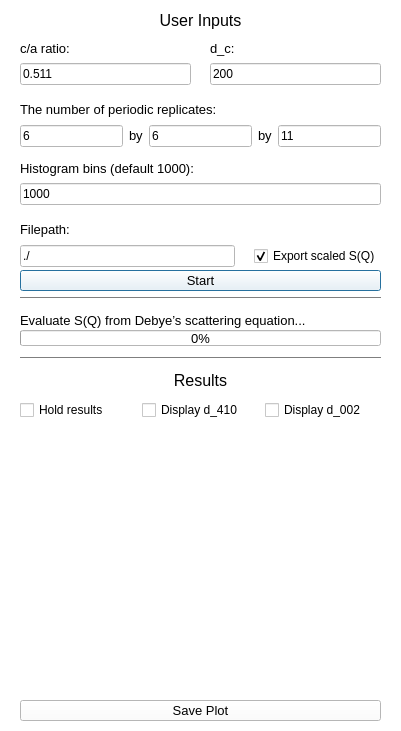
<?xml version="1.0" encoding="UTF-8"?>
<ui version="4.0">
 <class>Dialog</class>
 <widget class="QDialog" name="Dialog">
  <property name="geometry">
   <rect>
    <x>0</x>
    <y>0</y>
    <width>401</width>
    <height>731</height>
   </rect>
  </property>
  <property name="palette">
   <palette>
    <active>
     <colorrole role="WindowText">
      <brush brushstyle="SolidPattern">
       <color alpha="255">
        <red>0</red>
        <green>0</green>
        <blue>0</blue>
       </color>
      </brush>
     </colorrole>
     <colorrole role="Button">
      <brush brushstyle="SolidPattern">
       <color alpha="255">
        <red>255</red>
        <green>255</green>
        <blue>255</blue>
       </color>
      </brush>
     </colorrole>
     <colorrole role="Light">
      <brush brushstyle="SolidPattern">
       <color alpha="255">
        <red>255</red>
        <green>255</green>
        <blue>255</blue>
       </color>
      </brush>
     </colorrole>
     <colorrole role="Midlight">
      <brush brushstyle="SolidPattern">
       <color alpha="255">
        <red>255</red>
        <green>255</green>
        <blue>255</blue>
       </color>
      </brush>
     </colorrole>
     <colorrole role="Dark">
      <brush brushstyle="SolidPattern">
       <color alpha="255">
        <red>127</red>
        <green>127</green>
        <blue>127</blue>
       </color>
      </brush>
     </colorrole>
     <colorrole role="Mid">
      <brush brushstyle="SolidPattern">
       <color alpha="255">
        <red>170</red>
        <green>170</green>
        <blue>170</blue>
       </color>
      </brush>
     </colorrole>
     <colorrole role="Text">
      <brush brushstyle="SolidPattern">
       <color alpha="255">
        <red>0</red>
        <green>0</green>
        <blue>0</blue>
       </color>
      </brush>
     </colorrole>
     <colorrole role="BrightText">
      <brush brushstyle="SolidPattern">
       <color alpha="255">
        <red>255</red>
        <green>255</green>
        <blue>255</blue>
       </color>
      </brush>
     </colorrole>
     <colorrole role="ButtonText">
      <brush brushstyle="SolidPattern">
       <color alpha="255">
        <red>0</red>
        <green>0</green>
        <blue>0</blue>
       </color>
      </brush>
     </colorrole>
     <colorrole role="Base">
      <brush brushstyle="SolidPattern">
       <color alpha="255">
        <red>255</red>
        <green>255</green>
        <blue>255</blue>
       </color>
      </brush>
     </colorrole>
     <colorrole role="Window">
      <brush brushstyle="SolidPattern">
       <color alpha="255">
        <red>255</red>
        <green>255</green>
        <blue>255</blue>
       </color>
      </brush>
     </colorrole>
     <colorrole role="Shadow">
      <brush brushstyle="SolidPattern">
       <color alpha="255">
        <red>0</red>
        <green>0</green>
        <blue>0</blue>
       </color>
      </brush>
     </colorrole>
     <colorrole role="AlternateBase">
      <brush brushstyle="SolidPattern">
       <color alpha="255">
        <red>255</red>
        <green>255</green>
        <blue>255</blue>
       </color>
      </brush>
     </colorrole>
     <colorrole role="ToolTipBase">
      <brush brushstyle="SolidPattern">
       <color alpha="255">
        <red>255</red>
        <green>255</green>
        <blue>220</blue>
       </color>
      </brush>
     </colorrole>
     <colorrole role="ToolTipText">
      <brush brushstyle="SolidPattern">
       <color alpha="255">
        <red>0</red>
        <green>0</green>
        <blue>0</blue>
       </color>
      </brush>
     </colorrole>
     <colorrole role="PlaceholderText">
      <brush brushstyle="SolidPattern">
       <color alpha="128">
        <red>0</red>
        <green>0</green>
        <blue>0</blue>
       </color>
      </brush>
     </colorrole>
    </active>
    <inactive>
     <colorrole role="WindowText">
      <brush brushstyle="SolidPattern">
       <color alpha="255">
        <red>0</red>
        <green>0</green>
        <blue>0</blue>
       </color>
      </brush>
     </colorrole>
     <colorrole role="Button">
      <brush brushstyle="SolidPattern">
       <color alpha="255">
        <red>255</red>
        <green>255</green>
        <blue>255</blue>
       </color>
      </brush>
     </colorrole>
     <colorrole role="Light">
      <brush brushstyle="SolidPattern">
       <color alpha="255">
        <red>255</red>
        <green>255</green>
        <blue>255</blue>
       </color>
      </brush>
     </colorrole>
     <colorrole role="Midlight">
      <brush brushstyle="SolidPattern">
       <color alpha="255">
        <red>255</red>
        <green>255</green>
        <blue>255</blue>
       </color>
      </brush>
     </colorrole>
     <colorrole role="Dark">
      <brush brushstyle="SolidPattern">
       <color alpha="255">
        <red>127</red>
        <green>127</green>
        <blue>127</blue>
       </color>
      </brush>
     </colorrole>
     <colorrole role="Mid">
      <brush brushstyle="SolidPattern">
       <color alpha="255">
        <red>170</red>
        <green>170</green>
        <blue>170</blue>
       </color>
      </brush>
     </colorrole>
     <colorrole role="Text">
      <brush brushstyle="SolidPattern">
       <color alpha="255">
        <red>0</red>
        <green>0</green>
        <blue>0</blue>
       </color>
      </brush>
     </colorrole>
     <colorrole role="BrightText">
      <brush brushstyle="SolidPattern">
       <color alpha="255">
        <red>255</red>
        <green>255</green>
        <blue>255</blue>
       </color>
      </brush>
     </colorrole>
     <colorrole role="ButtonText">
      <brush brushstyle="SolidPattern">
       <color alpha="255">
        <red>0</red>
        <green>0</green>
        <blue>0</blue>
       </color>
      </brush>
     </colorrole>
     <colorrole role="Base">
      <brush brushstyle="SolidPattern">
       <color alpha="255">
        <red>255</red>
        <green>255</green>
        <blue>255</blue>
       </color>
      </brush>
     </colorrole>
     <colorrole role="Window">
      <brush brushstyle="SolidPattern">
       <color alpha="255">
        <red>255</red>
        <green>255</green>
        <blue>255</blue>
       </color>
      </brush>
     </colorrole>
     <colorrole role="Shadow">
      <brush brushstyle="SolidPattern">
       <color alpha="255">
        <red>0</red>
        <green>0</green>
        <blue>0</blue>
       </color>
      </brush>
     </colorrole>
     <colorrole role="AlternateBase">
      <brush brushstyle="SolidPattern">
       <color alpha="255">
        <red>255</red>
        <green>255</green>
        <blue>255</blue>
       </color>
      </brush>
     </colorrole>
     <colorrole role="ToolTipBase">
      <brush brushstyle="SolidPattern">
       <color alpha="255">
        <red>255</red>
        <green>255</green>
        <blue>220</blue>
       </color>
      </brush>
     </colorrole>
     <colorrole role="ToolTipText">
      <brush brushstyle="SolidPattern">
       <color alpha="255">
        <red>0</red>
        <green>0</green>
        <blue>0</blue>
       </color>
      </brush>
     </colorrole>
     <colorrole role="PlaceholderText">
      <brush brushstyle="SolidPattern">
       <color alpha="128">
        <red>0</red>
        <green>0</green>
        <blue>0</blue>
       </color>
      </brush>
     </colorrole>
    </inactive>
    <disabled>
     <colorrole role="WindowText">
      <brush brushstyle="SolidPattern">
       <color alpha="255">
        <red>127</red>
        <green>127</green>
        <blue>127</blue>
       </color>
      </brush>
     </colorrole>
     <colorrole role="Button">
      <brush brushstyle="SolidPattern">
       <color alpha="255">
        <red>255</red>
        <green>255</green>
        <blue>255</blue>
       </color>
      </brush>
     </colorrole>
     <colorrole role="Light">
      <brush brushstyle="SolidPattern">
       <color alpha="255">
        <red>255</red>
        <green>255</green>
        <blue>255</blue>
       </color>
      </brush>
     </colorrole>
     <colorrole role="Midlight">
      <brush brushstyle="SolidPattern">
       <color alpha="255">
        <red>255</red>
        <green>255</green>
        <blue>255</blue>
       </color>
      </brush>
     </colorrole>
     <colorrole role="Dark">
      <brush brushstyle="SolidPattern">
       <color alpha="255">
        <red>127</red>
        <green>127</green>
        <blue>127</blue>
       </color>
      </brush>
     </colorrole>
     <colorrole role="Mid">
      <brush brushstyle="SolidPattern">
       <color alpha="255">
        <red>170</red>
        <green>170</green>
        <blue>170</blue>
       </color>
      </brush>
     </colorrole>
     <colorrole role="Text">
      <brush brushstyle="SolidPattern">
       <color alpha="255">
        <red>127</red>
        <green>127</green>
        <blue>127</blue>
       </color>
      </brush>
     </colorrole>
     <colorrole role="BrightText">
      <brush brushstyle="SolidPattern">
       <color alpha="255">
        <red>255</red>
        <green>255</green>
        <blue>255</blue>
       </color>
      </brush>
     </colorrole>
     <colorrole role="ButtonText">
      <brush brushstyle="SolidPattern">
       <color alpha="255">
        <red>127</red>
        <green>127</green>
        <blue>127</blue>
       </color>
      </brush>
     </colorrole>
     <colorrole role="Base">
      <brush brushstyle="SolidPattern">
       <color alpha="255">
        <red>255</red>
        <green>255</green>
        <blue>255</blue>
       </color>
      </brush>
     </colorrole>
     <colorrole role="Window">
      <brush brushstyle="SolidPattern">
       <color alpha="255">
        <red>255</red>
        <green>255</green>
        <blue>255</blue>
       </color>
      </brush>
     </colorrole>
     <colorrole role="Shadow">
      <brush brushstyle="SolidPattern">
       <color alpha="255">
        <red>0</red>
        <green>0</green>
        <blue>0</blue>
       </color>
      </brush>
     </colorrole>
     <colorrole role="AlternateBase">
      <brush brushstyle="SolidPattern">
       <color alpha="255">
        <red>255</red>
        <green>255</green>
        <blue>255</blue>
       </color>
      </brush>
     </colorrole>
     <colorrole role="ToolTipBase">
      <brush brushstyle="SolidPattern">
       <color alpha="255">
        <red>255</red>
        <green>255</green>
        <blue>220</blue>
       </color>
      </brush>
     </colorrole>
     <colorrole role="ToolTipText">
      <brush brushstyle="SolidPattern">
       <color alpha="255">
        <red>0</red>
        <green>0</green>
        <blue>0</blue>
       </color>
      </brush>
     </colorrole>
     <colorrole role="PlaceholderText">
      <brush brushstyle="SolidPattern">
       <color alpha="128">
        <red>0</red>
        <green>0</green>
        <blue>0</blue>
       </color>
      </brush>
     </colorrole>
    </disabled>
   </palette>
  </property>
  <property name="windowTitle">
   <string>Dialog</string>
  </property>
  <widget class="QLabel" name="label_4">
   <property name="geometry">
    <rect>
     <x>20</x>
     <y>10</y>
     <width>361</width>
     <height>21</height>
    </rect>
   </property>
   <property name="font">
    <font>
     <family>Arial</family>
    </font>
   </property>
   <property name="text">
    <string>&lt;html&gt;&lt;head/&gt;&lt;body&gt;&lt;p align=&quot;center&quot;&gt;&lt;span style=&quot; font-size:12pt;&quot;&gt;User Inputs&lt;/span&gt;&lt;/p&gt;&lt;/body&gt;&lt;/html&gt;</string>
   </property>
  </widget>
  <widget class="Line" name="line">
   <property name="geometry">
    <rect>
     <x>20</x>
     <y>290</y>
     <width>361</width>
     <height>16</height>
    </rect>
   </property>
   <property name="font">
    <font>
     <family>Arial</family>
    </font>
   </property>
   <property name="orientation">
    <enum>Qt::Horizontal</enum>
   </property>
  </widget>
  <widget class="QLabel" name="label_r_ca_3">
   <property name="geometry">
    <rect>
     <x>20</x>
     <y>310</y>
     <width>361</width>
     <height>21</height>
    </rect>
   </property>
   <property name="font">
    <font>
     <family>Arial</family>
     <pointsize>10</pointsize>
    </font>
   </property>
   <property name="text">
    <string>&lt;html&gt;&lt;head/&gt;&lt;body&gt;&lt;p&gt;&lt;span style=&quot; font-size:10pt;&quot;&gt;Evaluate S(Q) from Debye’s scattering equation...&lt;/span&gt;&lt;/p&gt;&lt;/body&gt;&lt;/html&gt;</string>
   </property>
  </widget>
  <widget class="QProgressBar" name="progressBar">
   <property name="geometry">
    <rect>
     <x>20</x>
     <y>330</y>
     <width>361</width>
     <height>16</height>
    </rect>
   </property>
   <property name="font">
    <font>
     <family>Arial</family>
     <pointsize>10</pointsize>
    </font>
   </property>
   <property name="autoFillBackground">
    <bool>false</bool>
   </property>
   <property name="value">
    <number>0</number>
   </property>
  </widget>
  <widget class="QLabel" name="label_8">
   <property name="geometry">
    <rect>
     <x>20</x>
     <y>370</y>
     <width>361</width>
     <height>21</height>
    </rect>
   </property>
   <property name="font">
    <font>
     <family>Arial</family>
    </font>
   </property>
   <property name="text">
    <string>&lt;html&gt;&lt;head/&gt;&lt;body&gt;&lt;p align=&quot;center&quot;&gt;&lt;span style=&quot; font-size:12pt;&quot;&gt;Results&lt;/span&gt;&lt;/p&gt;&lt;/body&gt;&lt;/html&gt;</string>
   </property>
  </widget>
  <widget class="Line" name="line_2">
   <property name="geometry">
    <rect>
     <x>20</x>
     <y>350</y>
     <width>361</width>
     <height>16</height>
    </rect>
   </property>
   <property name="font">
    <font>
     <family>Arial</family>
    </font>
   </property>
   <property name="orientation">
    <enum>Qt::Horizontal</enum>
   </property>
  </widget>
  <widget class="MplWidget" name="widget" native="true">
   <property name="geometry">
    <rect>
     <x>20</x>
     <y>419</y>
     <width>361</width>
     <height>271</height>
    </rect>
   </property>
  </widget>
  <widget class="QPushButton" name="pushButton_start">
   <property name="geometry">
    <rect>
     <x>20</x>
     <y>270</y>
     <width>361</width>
     <height>21</height>
    </rect>
   </property>
   <property name="font">
    <font>
     <family>Arial</family>
     <pointsize>10</pointsize>
    </font>
   </property>
   <property name="toolTip">
    <string>&lt;html&gt;&lt;head/&gt;&lt;body&gt;&lt;p&gt;Evaluate and plot&lt;/p&gt;&lt;/body&gt;&lt;/html&gt;</string>
   </property>
   <property name="text">
    <string>Start</string>
   </property>
  </widget>
  <widget class="QPushButton" name="pushButton_save_plot">
   <property name="geometry">
    <rect>
     <x>20</x>
     <y>700</y>
     <width>361</width>
     <height>21</height>
    </rect>
   </property>
   <property name="font">
    <font>
     <family>Arial</family>
     <pointsize>10</pointsize>
    </font>
   </property>
   <property name="toolTip">
    <string>&lt;html&gt;&lt;head/&gt;&lt;body&gt;&lt;p&gt;Evaluate and plot&lt;/p&gt;&lt;/body&gt;&lt;/html&gt;</string>
   </property>
   <property name="text">
    <string>Save Plot</string>
   </property>
  </widget>
  <widget class="QWidget" name="layoutWidget">
   <property name="geometry">
    <rect>
     <x>20</x>
     <y>40</y>
     <width>361</width>
     <height>45</height>
    </rect>
   </property>
   <layout class="QGridLayout" name="gridLayout_2">
    <item row="0" column="0">
     <widget class="QLabel" name="label">
      <property name="font">
       <font>
        <family>Arial</family>
       </font>
      </property>
      <property name="text">
       <string>&lt;html&gt;&lt;head/&gt;&lt;body&gt;&lt;p&gt;&lt;span style=&quot; font-size:10pt;&quot;&gt;c/a ratio:&lt;/span&gt;&lt;/p&gt;&lt;/body&gt;&lt;/html&gt;</string>
      </property>
     </widget>
    </item>
    <item row="0" column="2">
     <widget class="QLabel" name="label_2">
      <property name="font">
       <font>
        <family>Arial</family>
       </font>
      </property>
      <property name="text">
       <string>&lt;html&gt;&lt;head/&gt;&lt;body&gt;&lt;p&gt;&lt;span style=&quot; font-size:10pt;&quot;&gt;d_c:&lt;/span&gt;&lt;/p&gt;&lt;/body&gt;&lt;/html&gt;</string>
      </property>
     </widget>
    </item>
    <item row="1" column="0">
     <widget class="QLineEdit" name="lineEdit_r_ca">
      <property name="font">
       <font>
        <family>Arial</family>
       </font>
      </property>
      <property name="toolTip">
       <string>&lt;html&gt;&lt;head/&gt;&lt;body&gt;&lt;p&gt;Set c/a ratio here (r_ca = d_c/d_a)&lt;/p&gt;&lt;/body&gt;&lt;/html&gt;</string>
      </property>
      <property name="whatsThis">
       <string>&lt;html&gt;&lt;head/&gt;&lt;body&gt;&lt;p&gt;&lt;br/&gt;&lt;/p&gt;&lt;/body&gt;&lt;/html&gt;</string>
      </property>
      <property name="text">
       <string>0.511</string>
      </property>
     </widget>
    </item>
    <item row="1" column="1">
     <widget class="QLabel" name="label_9">
      <property name="text">
       <string/>
      </property>
     </widget>
    </item>
    <item row="1" column="2">
     <widget class="QLineEdit" name="lineEdit_d_c">
      <property name="font">
       <font>
        <family>Arial</family>
       </font>
      </property>
      <property name="toolTip">
       <string>&lt;html&gt;&lt;head/&gt;&lt;body&gt;&lt;p&gt;Set d_c here. Unit: Angstrom&lt;/p&gt;&lt;/body&gt;&lt;/html&gt;</string>
      </property>
      <property name="text">
       <string>200</string>
      </property>
     </widget>
    </item>
   </layout>
  </widget>
  <widget class="QWidget" name="layoutWidget">
   <property name="geometry">
    <rect>
     <x>20</x>
     <y>400</y>
     <width>361</width>
     <height>21</height>
    </rect>
   </property>
   <layout class="QGridLayout" name="gridLayout_3">
    <item row="0" column="0">
     <widget class="QCheckBox" name="checkBox_hold">
      <property name="font">
       <font>
        <family>Arial</family>
       </font>
      </property>
      <property name="text">
       <string>Hold results</string>
      </property>
     </widget>
    </item>
    <item row="0" column="1">
     <widget class="QCheckBox" name="checkBox_disp_410">
      <property name="font">
       <font>
        <family>Arial</family>
       </font>
      </property>
      <property name="text">
       <string>Display d_410</string>
      </property>
     </widget>
    </item>
    <item row="0" column="2">
     <widget class="QCheckBox" name="checkBox_disp_002">
      <property name="font">
       <font>
        <family>Arial</family>
       </font>
      </property>
      <property name="text">
       <string>Display d_002</string>
      </property>
     </widget>
    </item>
   </layout>
  </widget>
  <widget class="QWidget" name="layoutWidget">
   <property name="geometry">
    <rect>
     <x>20</x>
     <y>100</y>
     <width>361</width>
     <height>47</height>
    </rect>
   </property>
   <layout class="QGridLayout" name="gridLayout_4">
    <item row="0" column="0">
     <widget class="QLabel" name="label_3">
      <property name="font">
       <font>
        <family>Arial</family>
       </font>
      </property>
      <property name="text">
       <string>&lt;html&gt;&lt;head/&gt;&lt;body&gt;&lt;p&gt;&lt;span style=&quot; font-size:10pt;&quot;&gt;The number of periodic replicates:&lt;/span&gt;&lt;/p&gt;&lt;/body&gt;&lt;/html&gt;</string>
      </property>
     </widget>
    </item>
    <item row="1" column="0">
     <layout class="QGridLayout" name="gridLayout">
      <item row="0" column="0">
       <widget class="QLineEdit" name="lineEdit_nx">
        <property name="font">
         <font>
          <family>Arial</family>
         </font>
        </property>
        <property name="toolTip">
         <string>&lt;html&gt;&lt;head/&gt;&lt;body&gt;&lt;p&gt;n_x&lt;/p&gt;&lt;/body&gt;&lt;/html&gt;</string>
        </property>
        <property name="text">
         <string>6</string>
        </property>
       </widget>
      </item>
      <item row="0" column="1">
       <widget class="QLabel" name="label_5">
        <property name="font">
         <font>
          <family>Arial</family>
         </font>
        </property>
        <property name="text">
         <string>&lt;html&gt;&lt;head/&gt;&lt;body&gt;&lt;p&gt;&lt;span style=&quot; font-size:10pt;&quot;&gt;by&lt;/span&gt;&lt;/p&gt;&lt;/body&gt;&lt;/html&gt;</string>
        </property>
       </widget>
      </item>
      <item row="0" column="2">
       <widget class="QLineEdit" name="lineEdit_ny">
        <property name="font">
         <font>
          <family>Arial</family>
         </font>
        </property>
        <property name="toolTip">
         <string>&lt;html&gt;&lt;head/&gt;&lt;body&gt;&lt;p&gt;n_y&lt;/p&gt;&lt;/body&gt;&lt;/html&gt;</string>
        </property>
        <property name="text">
         <string>6</string>
        </property>
       </widget>
      </item>
      <item row="0" column="3">
       <widget class="QLabel" name="label_6">
        <property name="font">
         <font>
          <family>Arial</family>
         </font>
        </property>
        <property name="text">
         <string>&lt;html&gt;&lt;head/&gt;&lt;body&gt;&lt;p&gt;&lt;span style=&quot; font-size:10pt;&quot;&gt;by&lt;/span&gt;&lt;/p&gt;&lt;/body&gt;&lt;/html&gt;</string>
        </property>
       </widget>
      </item>
      <item row="0" column="4">
       <widget class="QLineEdit" name="lineEdit_nz">
        <property name="font">
         <font>
          <family>Arial</family>
         </font>
        </property>
        <property name="toolTip">
         <string>&lt;html&gt;&lt;head/&gt;&lt;body&gt;&lt;p&gt;n_z&lt;/p&gt;&lt;/body&gt;&lt;/html&gt;</string>
        </property>
        <property name="text">
         <string>11</string>
        </property>
       </widget>
      </item>
     </layout>
    </item>
   </layout>
  </widget>
  <widget class="QWidget" name="layoutWidget">
   <property name="geometry">
    <rect>
     <x>20</x>
     <y>160</y>
     <width>361</width>
     <height>45</height>
    </rect>
   </property>
   <layout class="QGridLayout" name="gridLayout_5">
    <item row="0" column="0">
     <widget class="QLabel" name="label_7">
      <property name="font">
       <font>
        <family>Arial</family>
       </font>
      </property>
      <property name="text">
       <string>&lt;html&gt;&lt;head/&gt;&lt;body&gt;&lt;p&gt;&lt;span style=&quot; font-size:10pt;&quot;&gt;Histogram bins (default 1000):&lt;/span&gt;&lt;/p&gt;&lt;/body&gt;&lt;/html&gt;</string>
      </property>
     </widget>
    </item>
    <item row="1" column="0">
     <widget class="QLineEdit" name="lineEdit_n_bins">
      <property name="font">
       <font>
        <family>Arial</family>
       </font>
      </property>
      <property name="toolTip">
       <string>&lt;html&gt;&lt;head/&gt;&lt;body&gt;&lt;p&gt;We use histogram binning to accelerate the evaluation of averaged sin(Qr)/Qr.&lt;/p&gt;&lt;/body&gt;&lt;/html&gt;</string>
      </property>
      <property name="text">
       <string>1000</string>
      </property>
     </widget>
    </item>
   </layout>
  </widget>
  <widget class="QWidget" name="layoutWidget">
   <property name="geometry">
    <rect>
     <x>20</x>
     <y>220</y>
     <width>361</width>
     <height>47</height>
    </rect>
   </property>
   <layout class="QGridLayout" name="gridLayout_6">
    <item row="0" column="0">
     <widget class="QLabel" name="label_filepath">
      <property name="font">
       <font>
        <family>Arial</family>
       </font>
      </property>
      <property name="text">
       <string>&lt;html&gt;&lt;head/&gt;&lt;body&gt;&lt;p&gt;&lt;span style=&quot; font-size:10pt;&quot;&gt;Filepath:&lt;/span&gt;&lt;/p&gt;&lt;/body&gt;&lt;/html&gt;</string>
      </property>
     </widget>
    </item>
    <item row="1" column="0">
     <layout class="QHBoxLayout" name="horizontalLayout">
      <item>
       <widget class="QLineEdit" name="lineEdit_filepath">
        <property name="font">
         <font>
          <family>Arial</family>
         </font>
        </property>
        <property name="text">
         <string>./</string>
        </property>
       </widget>
      </item>
      <item>
       <widget class="QLabel" name="label_10">
        <property name="text">
         <string/>
        </property>
       </widget>
      </item>
      <item>
       <widget class="QCheckBox" name="checkBox_scaled">
        <property name="font">
         <font>
          <family>Arial</family>
          <pointsize>9</pointsize>
         </font>
        </property>
        <property name="toolTip">
         <string>&lt;html&gt;&lt;head/&gt;&lt;body&gt;&lt;p&gt;SQ_{r_ca}_{d_c}.csv: unscaled results&lt;/p&gt;&lt;p&gt;SQ_{r_ca}.csv: scaled by d_410&lt;/p&gt;&lt;/body&gt;&lt;/html&gt;</string>
        </property>
        <property name="text">
         <string>Export scaled S(Q)</string>
        </property>
        <property name="checked">
         <bool>true</bool>
        </property>
       </widget>
      </item>
     </layout>
    </item>
   </layout>
  </widget>
  <zorder>layoutWidget</zorder>
  <zorder>layoutWidget</zorder>
  <zorder>layoutWidget</zorder>
  <zorder>layoutWidget</zorder>
  <zorder>pushButton_start</zorder>
  <zorder>layoutWidget</zorder>
  <zorder>label_4</zorder>
  <zorder>line</zorder>
  <zorder>label_r_ca_3</zorder>
  <zorder>progressBar</zorder>
  <zorder>label_8</zorder>
  <zorder>line_2</zorder>
  <zorder>widget</zorder>
  <zorder>pushButton_save_plot</zorder>
 </widget>
 <customwidgets>
  <customwidget>
   <class>MplWidget</class>
   <extends>QWidget</extends>
   <header location="global">mplwidget.h</header>
   <container>1</container>
  </customwidget>
 </customwidgets>
 <resources/>
 <connections/>
</ui>
